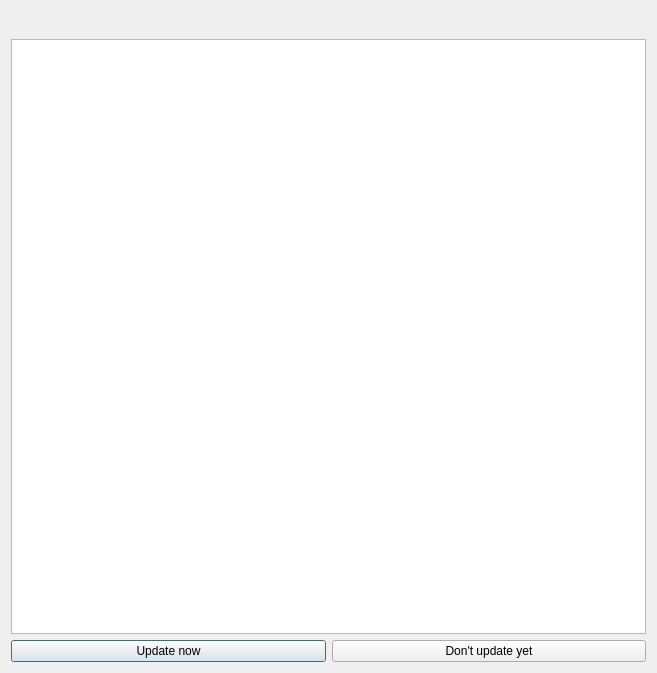
<?xml version="1.0" encoding="UTF-8"?>
<ui version="4.0">
 <class>UpdateDialog</class>
 <widget class="QDialog" name="UpdateDialog">
  <property name="geometry">
   <rect>
    <x>0</x>
    <y>0</y>
    <width>657</width>
    <height>673</height>
   </rect>
  </property>
  <property name="windowTitle">
   <string>UltimMC Update</string>
  </property>
  <property name="windowIcon">
   <iconset>
    <normaloff>:/icons/toolbar/checkupdate</normaloff>:/icons/toolbar/checkupdate</iconset>
  </property>
  <layout class="QVBoxLayout" name="verticalLayout">
   <item>
    <layout class="QHBoxLayout" name="horizontalLayout_2">
     <item>
      <widget class="QLabel" name="label">
       <property name="font">
        <font>
         <pointsize>14</pointsize>
        </font>
       </property>
       <property name="text">
        <string/>
       </property>
       <property name="alignment">
        <set>Qt::AlignLeading|Qt::AlignLeft|Qt::AlignVCenter</set>
       </property>
       <property name="buddy">
        <cstring>changelogBrowser</cstring>
       </property>
      </widget>
     </item>
    </layout>
   </item>
   <item>
    <widget class="QTextBrowser" name="changelogBrowser">
     <property name="openExternalLinks">
      <bool>true</bool>
     </property>
    </widget>
   </item>
   <item>
    <layout class="QGridLayout" name="gridLayout">
     <item row="0" column="0">
      <widget class="QPushButton" name="btnUpdateNow">
       <property name="sizePolicy">
        <sizepolicy hsizetype="Preferred" vsizetype="Fixed">
         <horstretch>0</horstretch>
         <verstretch>0</verstretch>
        </sizepolicy>
       </property>
       <property name="text">
        <string>Update now</string>
       </property>
      </widget>
     </item>
     <item row="0" column="1">
      <widget class="QPushButton" name="btnUpdateLater">
       <property name="sizePolicy">
        <sizepolicy hsizetype="Preferred" vsizetype="Fixed">
         <horstretch>0</horstretch>
         <verstretch>0</verstretch>
        </sizepolicy>
       </property>
       <property name="text">
        <string>Don't update yet</string>
       </property>
      </widget>
     </item>
    </layout>
   </item>
  </layout>
 </widget>
 <tabstops>
  <tabstop>changelogBrowser</tabstop>
  <tabstop>btnUpdateNow</tabstop>
  <tabstop>btnUpdateLater</tabstop>
 </tabstops>
 <resources>
  <include location="../../resources/multimc/multimc.qrc"/>
 </resources>
 <connections/>
</ui>
